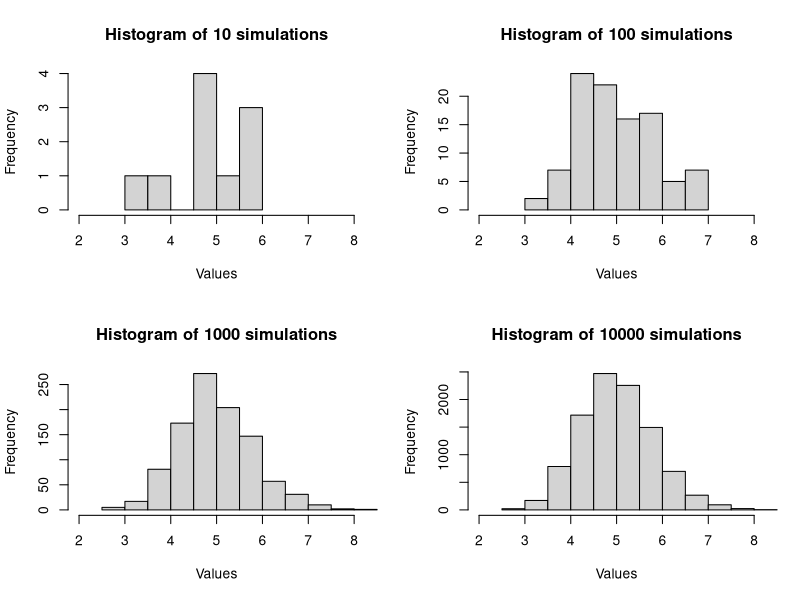
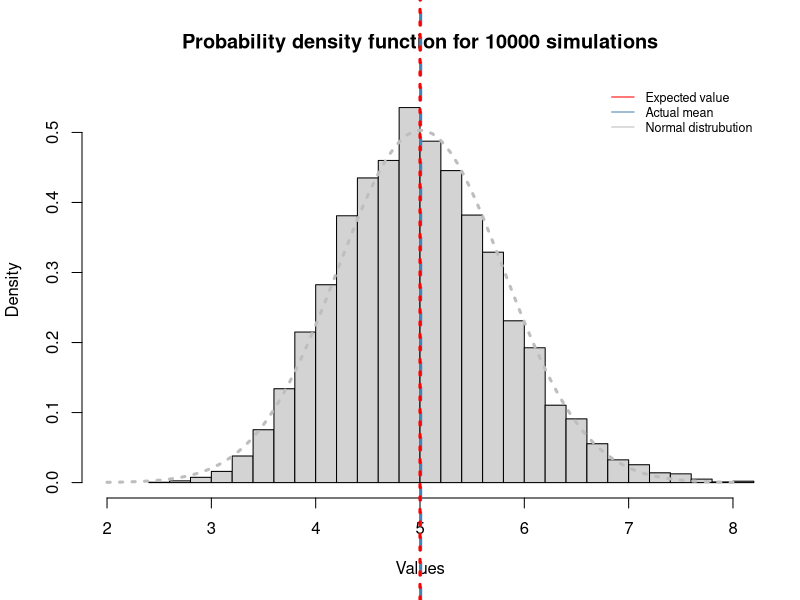
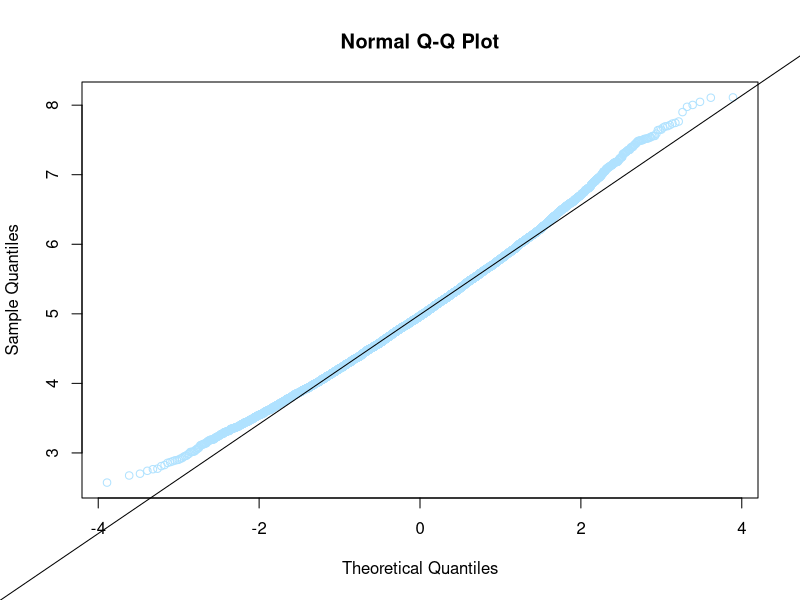
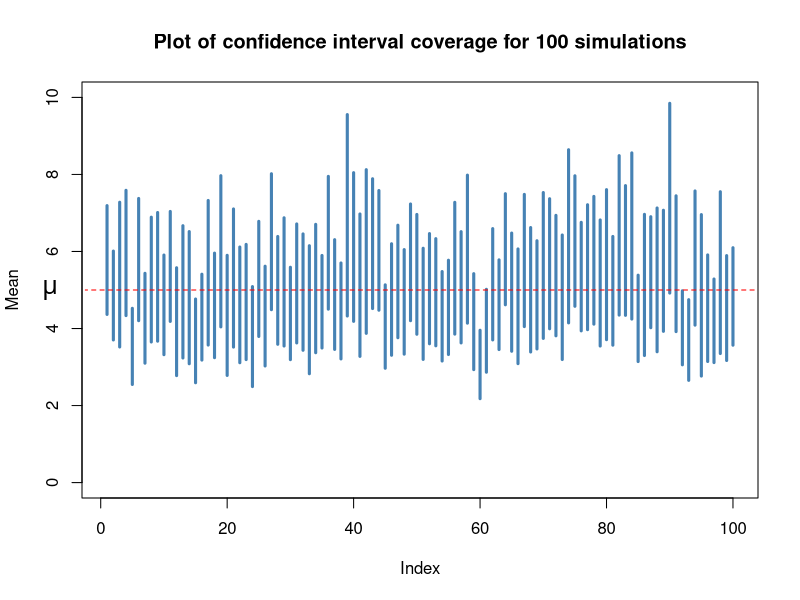

These figures' R source, in order:
library(knitr)
library(plotrix)

# set the random seed
set.seed(1230)
par(xpd=NA)

# set the experiment values
lambda <- .2; n <- 40

# prepare the device for a 2x2 plot
par(mfrow = c(2,2))

# generate the random variables for these n values
for (no_sim in c(10, 100, 1000, 10000)){
  
  # clear the vectors
  mean_values <- NULL; mean_sds <- NULL
  
  for (i in 1:no_sim){
    # calculate the mean & sd of all the sample means
    values <- rexp(n, lambda)
    means <- mean(values); sds <- sd(values)
    mean_values  <- c(mean_values, means); mean_sds <- c(mean_sds, sds)
  }

  myhist <- hist(mean_values , freq = TRUE, xlim = c(2, 8), 
                 main = paste("Histogram of", no_sim, "simulations"), xlab = "Values")
}
  
# no_sim = 10,000 - histogram of probability density
par(mfrow = c(1,1))
myhist <- hist(mean_values , freq = FALSE, xlim = c(2, 8), ylim = c(0, .55), 
               breaks = 25, main = paste("Probability density function for", no_sim, "simulations"), 
               xlab = "Values")

# calculate the total mean and standard deviation of the aggregated samples
avg <- mean(mean_values)
s <- sd(mean_values)

# plot the average value from the data set
abline(v = avg , col = "steelblue", lwd = 3, lty = 2)

# plot the expected value of an exponential distribution
abline(v = 5, col = "red", lwd = 3, lty = 9)

# plot the theoretical normal distribution for the data set
x <- seq(min(mean_values ), max(mean_values ), length = 100) 
y <- dnorm(x, mean = avg, sd = s)
curve(dnorm(x, mean = avg, sd = s), 
      col = "gray", lwd = 3, lty = 3, add = TRUE)

legend('topright', c("Expected value", "Actual mean", "Normal distrubution"), 
       lty=1, col=c('red', 'steelblue', "gray"), bty='n', cex=.75)


sd(mean_values)
qqnorm(mean_values, col = "lightskyblue1")
qqline(mean_values)

# rerun for no_sim <- 100
no_sim <- 100

mean_values <- NULL; mean_sds <- NULL

for (i in 1:no_sim){
  # calculate the mean & sd of all the sample means
  values <- rexp(n, lambda)
  means <- mean(values); sds <- sd(values)
  mean_values  <- c(mean_values, means); mean_sds <- c(mean_sds, sds)
}
# construct 95% confidence interval for each simulation
upper <- mean_values +  1.96 * (mean_sds/sqrt(n))
lower <- mean_values -  1.96 * (mean_sds/sqrt(n))
sum(lower < 5 & 5 < upper)/no_sim * 100


index <- c(1:no_sim)
# data.frame(index, upper, lower)

plot(index, upper, ylim = c(0, 10), type = "n", xlab = "Index", ylab = "Mean", 
     main = "Plot of confidence interval coverage for 100 simulations")

segments(index, upper, index, lower, col = "steelblue", lwd = 3)
#ablineclip(h = 5, col = "red", lwd = 2, lty = 2)
text(-8, 5, expression(paste("", mu, "")), cex = 1.5)
ablineclip(h=5, x1 = -2.5, lty = 2, col="red")